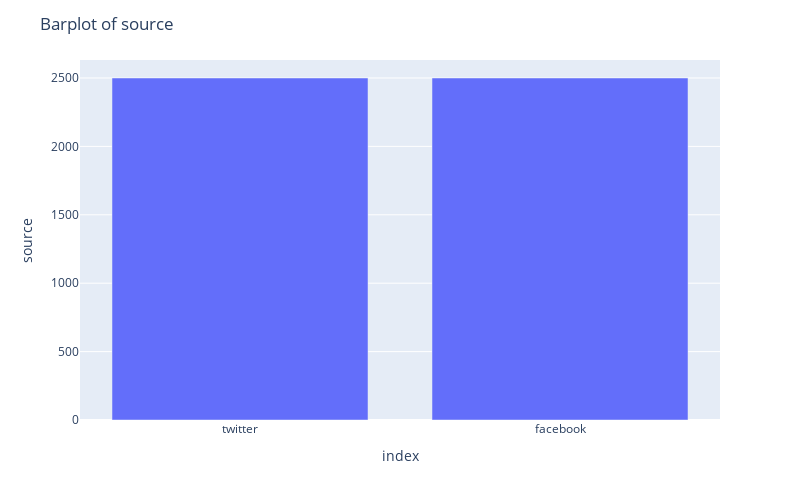

The code cell stored with this chart in its notebook:
### Markdown cell above
**Puede verse que más del 50% de los comentarios que vierten los políticos estadounidenses tratan sobre temas políticos o de índole personal. Así, en cerca del 20% utilizan las redes sociales para buscar apoyos para diferentes causas.**

**Por contra, según los datos analizados, parece que apenas hablan sobre temas electorales (estructura, distritos, etc.) o movilización ciudadana**.

### Code cell
countplot(data=datos,
          target="source",
          static_plot=False)

### Figure 1 — Plotly figure (JSON) as saved in the notebook; plotly's stock layout.template omitted (floating-point values rounded to 4 significant figures)
{"data": [{"alignmentgroup": "True", "hovertemplate": "index=%{x}<br>source=%{y}<extra></extra>", "legendgroup": "", "marker": {"color": "#636efa", "pattern": {"shape": ""}}, "name": "", "offsetgroup": "", "orientation": "v", "showlegend": false, "textposition": "auto", "type": "bar", "x": ["twitter", "facebook"], "xaxis": "x", "y": [2500, 2500], "yaxis": "y"}], "layout": {"barmode": "relative", "height": 500, "legend": {"tracegroupgap": 0}, "margin": {"t": 60}, "title": {"text": "Barplot of source"}, "width": 800, "xaxis": {"anchor": "y", "autorange": true, "domain": [0, 1], "range": [-0.5, 1.5], "title": {"text": "index"}, "type": "category"}, "yaxis": {"anchor": "x", "autorange": true, "domain": [0, 1], "range": [0, 2632.0], "title": {"text": "source"}, "type": "linear"}}}
